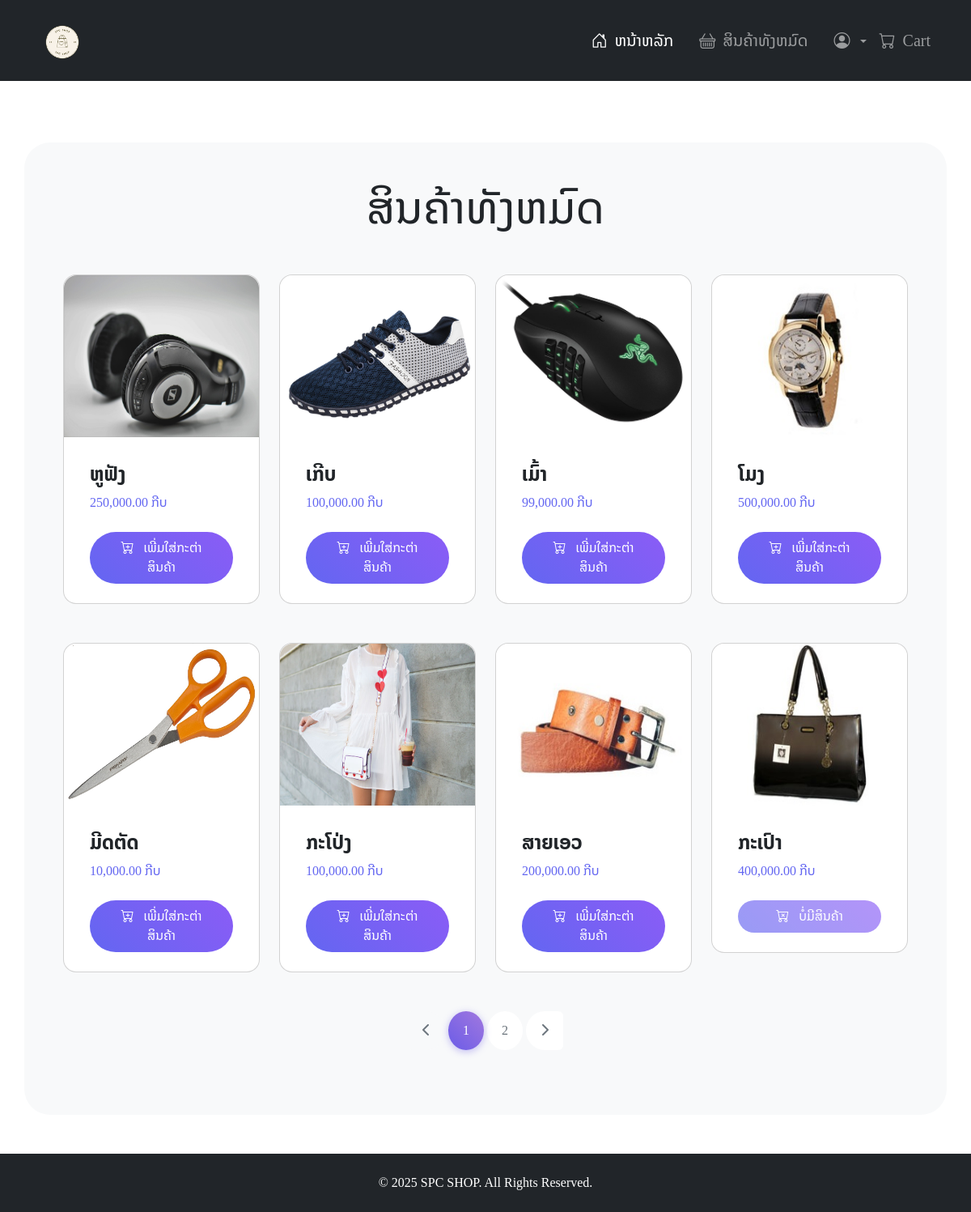
Screenshot of /products/ with the database file from the repository.
### productsapp/models.py (models this page shows)
class Product(models.Model):
    name = models.CharField(max_length=50)
    price = models.DecimalField(max_digits=10, decimal_places=2)
    description = models.TextField()
    stock = models.IntegerField()
    isTreanding = models.BooleanField(default=False)
    image = models.ImageField(upload_to='products', blank=True)

### productsapp/views.py (the view)
# urls.py: path('products/', views.products , name='products'),
def products(request):
    all_products = Product.objects.all()
    page = request.GET.get('page')
    paginator = Paginator(all_products, 8)
    all_products = paginator.get_page(page)
    return render(request,'products.html', {'all_products':all_products})

### productsapp/templates/products.html (shortened to what this page needs)
{% extends "layout.html" %}
{% load humanize %}
{% block content %}
<main>
    <div class="container mt-5 bg-light p-5 rounded-5">
        <h4 class="mb-4 display-4 text-center">
          <strong>ສິນຄ້າທັງຫມົດ</strong>
        </h4>
        <div class="row g-4">
          {% for product in all_products %}
            <div class="col-lg-3 col-md-4 col-sm-6">
                <div class="card mt-4 rounded-4">
                    <a href="{% url 'ProductDetail' product.id %}">
                      <img src="{{product.image.url}}" class="card-img-top img-fluid product-card product-image rounded-top-4" alt="{{ product.name }}">
                    </a>
                    <div class="p-3">
                      <div class="card-body d-flex flex-column">
                        <h4 class="card-title">
                            <strong>{{ product.name }}</strong>
                        </h4>
                        <p class="card-text text-custom">{{ product.price | intcomma }} ກີບ</p>
                      </div>
                      <div class="card-footer bg-transparent border-0 mt-auto">
                        {% if product.stock <= 0 %}
                          <button class="btn btn-custom-disabled text-white px-4 py-2 rounded-pill w-100" disabled>
                            <i class="bi bi-cart-x"></i> &nbsp ບໍ່ມີສິນຄ້າ
                        {% else %}
                          <a href="cart.html" class="btn btn-custom text-white px-4 py-2 rounded-pill w-100">
                            <i class="bi bi-cart-plus"></i> &nbsp ເພີ່ມໃສ່ກະຕ່າສິນຄ້າ
                          </a>
                        {% endif %}
                      </div>
                    </div>
                </div>
            </div>
          {% endfor %}
        </div>
        <nav aria-label="Page navigation example" class="mt-5">
          <ul class="pagination pagination-gradient justify-content-center">
              {% if all_products.has_previous %}
                  <li class="page-item">
                      <a class="page-link" href="?page={{ all_products.previous_page_number }}" tabindex="-1">
                          <i class="fas fa-chevron-left"></i>
                      </a>
                  </li>
              {% else %}
                  <li class="page-item disabled">
                      <a class="page-link" href="#" tabindex="-1">
                          <i class="fas fa-chevron-left"></i>
                      </a>
                  </li>
              {% endif %}
              {% for num in all_products.paginator.page_range %}
                  {% if all_products.number == num %}
                      <li class="page-item active"><a class="page-link" href="?page={{ num }}">{{ num }}</a></li>
                  {% else %}
                      <li class="page-item"><a class="page-link" href="?page={{ num }}">{{ num }}</a></li>
                  {% endif %}
              {% endfor %}
              {% if all_products.has_next %}
                  <li class="page-item">
                      <a class="page-link" href="?page={{ all_products.next_page_number }}">
                          <i class="fas fa-chevron-right"></i>
                      </a>
                  </li>
              {% else %}
                  <li class="page-item disabled">
                      <a class="page-link" href="#">
                          <i class="fas fa-chevron-right"></i>
                      </a>
                  </li>
              {% endif %}
          </ul>
      </nav>
    </div>
  </main>
{% endblock %}

### productsapp/templates/layout.html (shortened to what this page needs)
<!DOCTYPE html>
<html>
{% load static %}
<head>
    <link href="https://cdn.jsdelivr.net/npm/bootstrap@5.3.0-alpha1/dist/css/bootstrap.min.css" rel="stylesheet">
    <link rel="stylesheet" href="https://cdn.jsdelivr.net/npm/bootstrap-icons@1.11.3/font/bootstrap-icons.min.css">
    <link href="https://cdnjs.cloudflare.com/ajax/libs/font-awesome/6.4.2/css/all.min.css" rel="stylesheet">
    <link rel="stylesheet" href="{% static 'assets/custom/css/custom-style.css' %}" type="text/css">
</head>
<body>
    <header>
        <nav class="navbar navbar-expand-lg navbar-dark bg-dark fixed-top">
          <div class="container">
            <a class="navbar-brand" href="/">
              <img src="{% static 'assets/image/Logo.png' %}" alt="Logo" width="70" height="70" class="d-inline-block align-text-top">
            </a>
            <div class="collapse navbar-collapse" id="navbarNav">
              <ul class="navbar-nav ms-auto">
                <li class="nav-item me-3">
                  <a class="nav-link active fs-5 " href="/">
                    <i class="bi bi-house-door me-1"></i>
                     ຫນ້າຫລັກ
                  </a>
                </li>
                <li class="nav-item me-3">
                  <a class="nav-link fs-5" href="/products">
                    <i class="bi bi-basket me-1"></i>
                    ສິນຄ້າທັງຫມົດ
                  </a>
                </li>
                <li class="nav-item dropdown">
                  <a class="nav-link dropdown-toggle" href="#" role="button" data-bs-toggle="dropdown" aria-expanded="false">
                    <i class="bi bi-person-circle me-1 fs-5"></i>
                  </a>
                </li>
                <li class="nav-item">
                  <a class="nav-link fs-5" href="/card">
                    <i class="bi bi-cart me-1"></i>
                    Cart
                  </a>
                </li>
              </ul>
            </div>
          </div>
        </nav>
    </header>
    {% block content %}
    {% endblock %}
    <footer class="bg-dark text-white text-center py-4 mt-5">
      <div class="container">
        <p class="mb-0">&copy; 2025 SPC SHOP. All Rights Reserved.</p>
      </div>
    </footer>
</body>
</html

### productsapp/static/assets/custom/css/custom-style.css (style rules this page uses)
body { padding-top: 8rem; font-family: 'Times New Roman', Times, serif, Noto Sans Lao, Arial, sans-serif; }
.card-img-top.img-fluid { height: 200px; width: 100%; }
.product-card { transition: all 0.3s ease; overflow: hidden; cursor: pointer; }
.product-image { transition: all 0.5s ease; }
.text-custom { color: #6366f1; }
.btn-custom { background: linear-gradient(45deg, #6366f1, #8b5cf6); border: none; transition: all 0.3s ease; }
.btn-custom-disabled { background: linear-gradient(45deg, #6366f1, #8b5cf6); border: none; transition: all 0.3s ease; opacity: 0.5; cursor: not-allowed; }
.pagination-gradient { margin: 2rem 0; }
.pagination-gradient .page-link { border: none; padding: 12px 18px; margin: 0 5px; border-radius: 50%; color: #6c757d; transition: all 0.3s ease; }
.pagination-gradient .page-item.active .page-link { background: linear-gradient(45deg, #6b5ce7, #a178df); color: white; box-shadow: 0 2px 10px rgba(107, 92, 231, 0.4); }
.pagination-gradient .page-item.disabled .page-link { background: #f8f9fa; color: #6c757d; cursor: not-allowed; }

### rows the page displays
Product: image (picture), name "ຫູຟັງ", price "250,000.00", stock "ເພີ່ມໃສ່ກະຕ່າສິນຄ້າ"
Product: image (picture), name "ເກີບ", price "100,000.00", stock "ເພີ່ມໃສ່ກະຕ່າສິນຄ້າ"
Product: image (picture), name "ເມົ້າ", price "99,000.00", stock "ເພີ່ມໃສ່ກະຕ່າສິນຄ້າ"
Product: image (picture), name "ໂມງ", price "500,000.00", stock "ເພີ່ມໃສ່ກະຕ່າສິນຄ້າ"
Product: image (picture), name "ມີດຕັດ", price "10,000.00", stock "ເພີ່ມໃສ່ກະຕ່າສິນຄ້າ"
Product: image (picture), name "ກະໂປ່ງ", price "100,000.00", stock "ເພີ່ມໃສ່ກະຕ່າສິນຄ້າ"
Product: image (picture), name "ສາຍເອວ", price "200,000.00", stock "ເພີ່ມໃສ່ກະຕ່າສິນຄ້າ"
Product: image (picture), name "ກະເປົາ", price "400,000.00", stock 0 (drawn)

### other values shown
{{ num }} "1"
{{ num }} "2"
